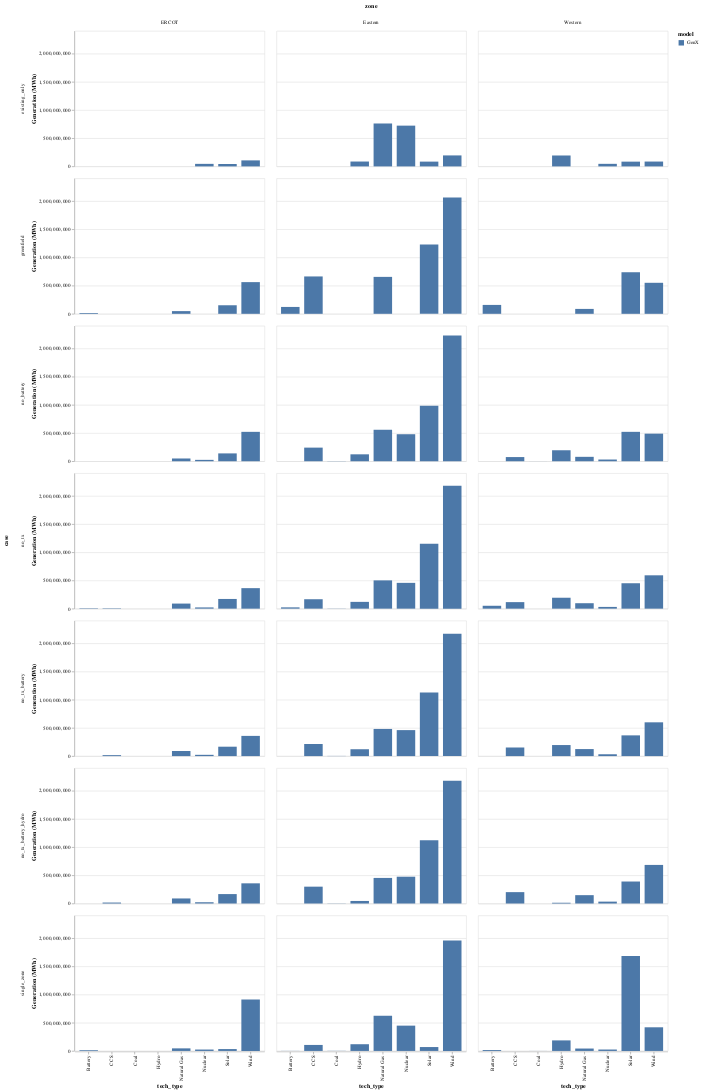

Notebook code for this chart:
### Code cell
chart = alt.Chart(gen.query("planning_year == 2040")).mark_bar().encode(
    xOffset="model:N",
    x="tech_type",
    y=alt.Y("sum(value)").title("Generation (MWh)"),
    color="model:N",
    row="case",
    column="zone",
).properties(width=350, height=250)

chart.save("05 - 2040 regional generation across cases.png")
chart

### Figure 1 — Vega-Lite specification as saved in the notebook (floating-point values rounded to 4 significant figures; data arrays with more than 128 entries replaced by an {"elided": "..."} marker saying what was removed)
{"$schema": "https://vega.github.io/schema/vega-lite/v5.8.0.json", "config": {"view": {"continuousHeight": 300, "continuousWidth": 300}}, "data": {"name": "data-38f0a0bc455e3504aa8ea59968234f60"}, "datasets": {"data-38f0a0bc455e3504aa8ea59968234f60": {"elided": "498 records"}}, "encoding": {"color": {"field": "model", "type": "nominal"}, "column": {"field": "zone", "type": "nominal"}, "row": {"field": "case", "type": "nominal"}, "x": {"field": "tech_type", "type": "nominal"}, "xOffset": {"field": "model", "type": "nominal"}, "y": {"aggregate": "sum", "field": "value", "title": "Generation (MWh)", "type": "quantitative"}}, "height": 250, "mark": {"type": "bar"}, "width": 350}
